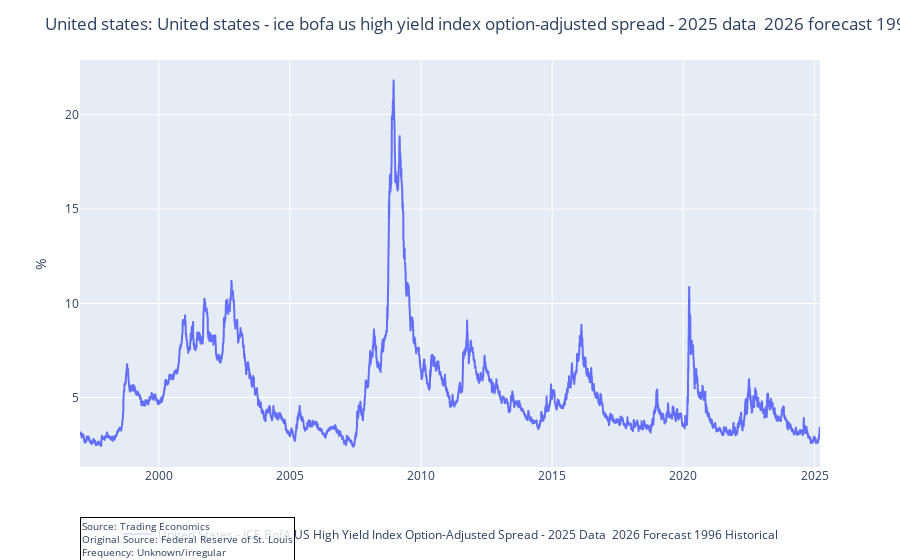

The code cell stored with this chart in its notebook:
### Markdown cell above
### Plot your downloaded series using plotly to create an interactive chart with tooltips.

### Code cell
scraped.plot_series(ann_box_pos=(0, -0.23))  # Yu can move the annotation box around by changing the values of ann_box_pos.

### Figure 1 — Plotly figure (JSON) as saved in the notebook; plotly's stock layout.template omitted (floating-point values rounded to 4 significant figures; data arrays with more than 128 entries replaced by an {"elided": "..."} marker saying what was removed)
{"data": [{"hovertemplate": "variable=United States - ICE BofA US High Yield Index Option-Adjusted Spread - 2025 Data  2026 Forecast 1996 Historical<br>date=%{x}<br>value=%{y}<extra></extra>", "legendgroup": "United States - ICE BofA US High Yield Index Option-Adjusted Spread - 2025 Data  2026 Forecast 1996 Historical", "line": {"color": "#636efa", "dash": "solid"}, "marker": {"symbol": "circle"}, "mode": "lines", "name": "United States - ICE BofA US High Yield Index Option-Adjusted Spread - 2025 Data  2026 Forecast 1996 Historical", "showlegend": true, "type": "scattergl", "x": {"elided": "7365 str values"}, "xaxis": "x", "y": {"elided": "7365 float values"}, "yaxis": "y"}], "layout": {"annotations": [{"align": "left", "bgcolor": "rgba(255, 255, 255, 0.8)", "bordercolor": "black", "borderwidth": 1, "font": {"size": 10}, "showarrow": false, "text": "Source: Trading Economics<br>Original Source: Federal Reserve of St. Louis<br>Frequency: Unknown/irregular<br>", "x": 0, "xanchor": "left", "xref": "paper", "y": -0.23, "yanchor": "bottom", "yref": "paper"}], "legend": {"orientation": "h", "title": {"text": ""}, "tracegroupgap": 0, "x": 0.5, "xanchor": "center", "y": -0.2, "yanchor": "bottom"}, "margin": {"t": 60}, "title": {"text": "United states: United states - ice bofa us high yield index option-adjusted spread - 2025 data  2026 forecast 1996 historical"}, "xaxis": {"anchor": "y", "domain": [0, 1], "title": {"text": ""}}, "yaxis": {"anchor": "x", "domain": [0, 1], "title": {"text": "%"}}}}
